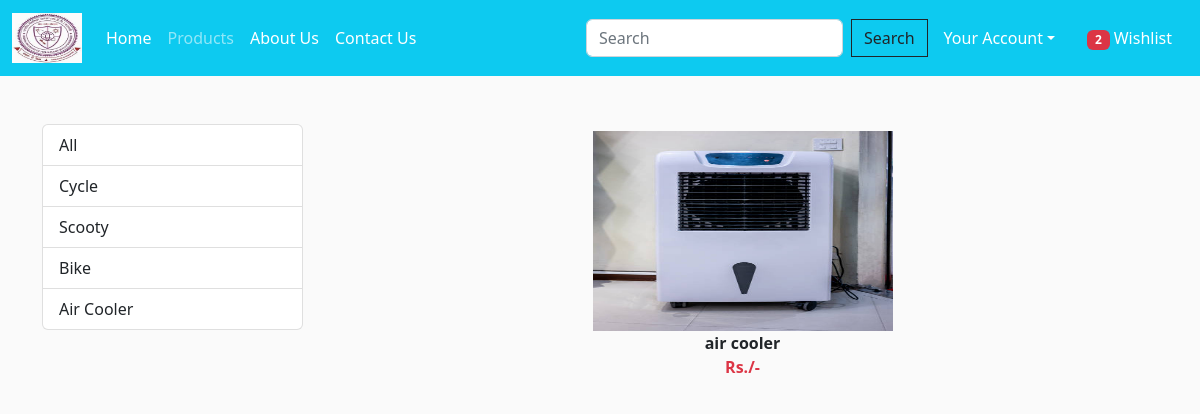
/category/CO (signed in), run on the app's committed database.
### app/models.py (models this page shows, shortened)
class Product(models.Model):
    id = models.AutoField(primary_key = True)
    product_name = models.CharField(max_length=100)
    product_image = models.ImageField(upload_to="product")
    product_description = models.CharField(max_length=1000)
    product_date = models.CharField(max_length=100)
    product_category = models.CharField(choices = CATEGORY_CHOICES, max_length=100 , default = "")
    product_price = models.CharField(max_length=100, default = "")
    your_name = models.CharField(max_length=100 , default = "")
    your_email = models.CharField(max_length=100 , default = "")
    your_branch = models.CharField(max_length=100 , default = "")
    your_year = models.CharField(max_length=100 , default = "")
    your_phonenumber = models.CharField(max_length=100, default = "")
    your_whatsappnumber = models.CharField(max_length=100, default = "")

### app/views.py (the view)
# urls.py: path("category/<slug:val>", views.CategoryView.as_view(),name="category"),
@method_decorator(login_required,name='dispatch')
class CategoryView(View):
    def get(self,request,val):
        print("gggggggg")
        totalitem = 0
        if request.user.is_authenticated:
            totalitem = len(Cart.objects.filter(user=request.user))
        product = Product.objects.filter(product_category=val)
        return render(request,"app/category.html",locals())

### app/templates/app/category.html (shortened to what this page needs)
{% extends 'app/base.html' %}
{% load static %}
{% block main-content %}
    <div class="container my-5">
        <div class="row">
            <div class="col-sm-3">
                <div class="list-group">
                        <a href="/products/" class="list-group-item list-group-item-action" aria-current="true">All</a>
                        <a href="{% url 'category' 'BC' %}" class="list-group-item list-group-item-action" aria-current="true">Cycle</a>
                        <a href="{% url 'category' 'SC' %}" class="list-group-item list-group-item-action" aria-current="true">Scooty</a>
                        <a href="{% url 'category' 'BK' %}" class="list-group-item list-group-item-action" aria-current="true">Bike</a>
                        <a href="{% url 'category' 'CO' %}" class="list-group-item list-group-item-action" aria-current="true">Air Cooler</a>
                </div>
            </div>
            <div class="col-sm-9">
                <div class="row">
                    {% for prod in product %}
                        <div class="col text-center mb-4">
                            <a href="{% url 'product_description' prod.id %}" class="btn">
                            <div>
                                <img src="{{prod.product_image.url}}" width="300px" height="200px" />
                                <div class="fw-bold">{{prod.product_name}}</div>
                                <div class="fw-bold text-danger">
                                    Rs.{{prod.discounted_price}}/-
                                </div>
                            </div>
                            </a>
                        </div>
                    {% endfor %}
                </div>
            </div>
        </div>
    </div>
{% endblock main-content %}

### app/static/app/css/main.css (style rules this page uses)
body { background-color: hsl(0, 0%, 98%); }
.btn { border-radius: 0; }

### data on the page
Product: product_image (picture), product_name "air cooler"

### other printed values
{{ totalitem }} "2"
